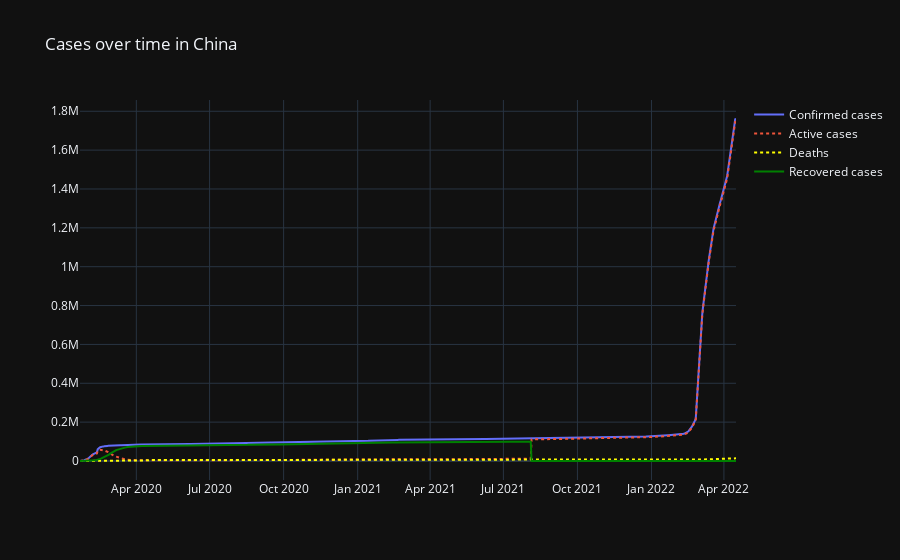

The notebook cell saved with this chart:
### Code cell
NP = (df.loc[df['Country/Region'] == 'China'])
NP['Active'] = NP['Confirmed']-(NP['Recovered'] + NP['Deaths'])
NP =NP.groupby('Date')['Confirmed','Recovered', 'Deaths','Active'].sum()
Data_Nepal = NP.reset_index()
Data_Nepal['Date'] = pd.to_datetime(Data_Nepal['Date'])

fig = go.Figure()
fig.add_trace(go.Scatter(x=Data_Nepal['Date'], y=Data_Nepal['Confirmed'],
                    mode='lines',
                    name='Confirmed cases'))

fig.add_trace(go.Scatter(x=Data_Nepal['Date'], y=Data_Nepal['Active'],
                    mode='lines',
                    name='Active cases',line=dict( dash='dot')))
fig.add_trace(go.Scatter(x=Data_Nepal['Date'], y=Data_Nepal['Deaths'],name='Deaths',
                                   marker_color='yellow',mode='lines',line=dict( dash='dot') ))
fig.add_trace(go.Scatter(x=Data_Nepal['Date'], y=Data_Nepal['Recovered'],
                    mode='lines',
                    name='Recovered cases',marker_color='green'))
fig.update_layout(
    title='Cases over time in China',
    template='plotly_dark',

)

fig.show()

### Figure 1 — Plotly figure (JSON) as saved in the notebook; plotly's stock layout.template omitted (floating-point values rounded to 4 significant figures; data arrays with more than 128 entries replaced by an {"elided": "..."} marker saying what was removed)
{"data": [{"mode": "lines", "name": "Confirmed cases", "type": "scatter", "x": {"elided": "816 str values"}, "y": {"elided": "816 int values"}}, {"line": {"dash": "dot"}, "mode": "lines", "name": "Active cases", "type": "scatter", "x": {"elided": "816 str values"}, "y": {"elided": "816 int values"}}, {"line": {"dash": "dot"}, "marker": {"color": "yellow"}, "mode": "lines", "name": "Deaths", "type": "scatter", "x": {"elided": "816 str values"}, "y": {"elided": "816 int values"}}, {"marker": {"color": "green"}, "mode": "lines", "name": "Recovered cases", "type": "scatter", "x": {"elided": "816 str values"}, "y": {"elided": "816 int values"}}], "layout": {"title": {"text": "Cases over time in China"}}}
